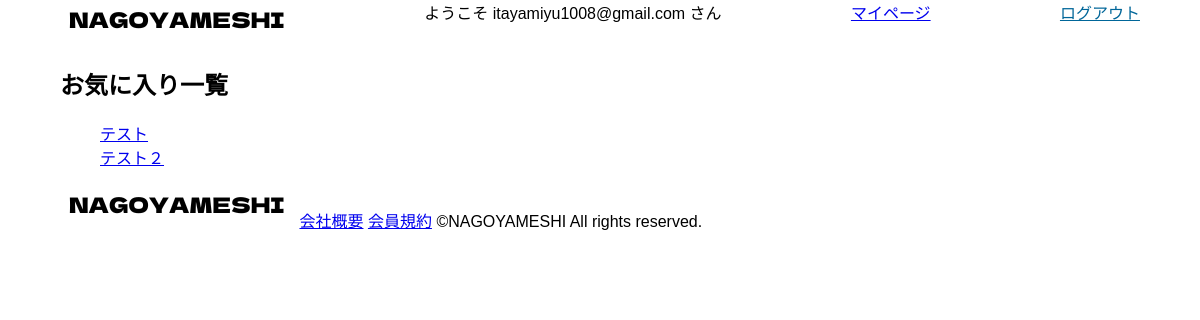
/favorite_list/ (signed in), run on an earlier commit of the app's database.
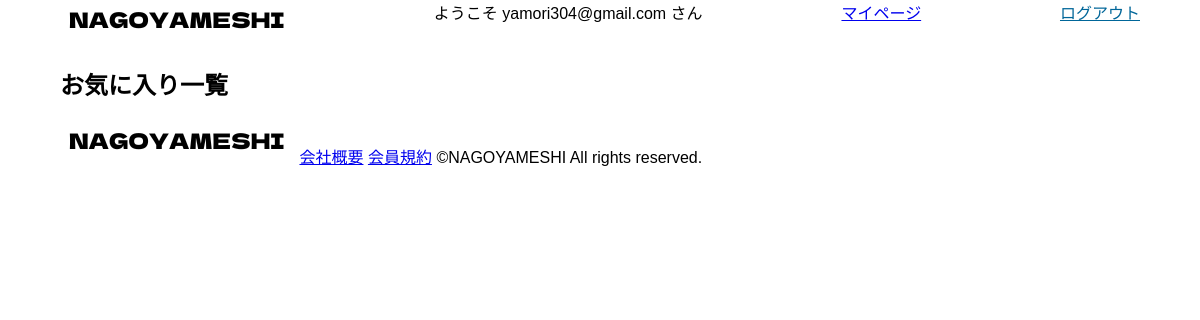
And on a later commit of the database.
### nagoyameshi/models.py (models this page shows)
class CustomUser(AbstractBaseUser, PermissionsMixin):
    USER_TYPE_CHOICES = (
      (1, 'user'),
      (2, 'store'),
    )
    email = models.EmailField(unique=True)
    user_type = models.PositiveSmallIntegerField(choices=USER_TYPE_CHOICES, default=1)
    first_name = models.CharField(('姓'), max_length=30)
    last_name = models.CharField(('名'), max_length=30)
    description = models.TextField('自己紹介', default="", blank=True)
    image = models.ImageField(upload_to='images', verbose_name='プロフィール画像', null=True, blank=True)
    is_active = models.BooleanField(default=True)
    is_staff = models.BooleanField(default=False)
    objects = CustomUserManager()
    USERNAME_FIELD = 'email'
    REQUIRED_FIELDS = []
    def __str__(self):
        return self.email

class Favorite(models.Model):
    user = models.ForeignKey(settings.AUTH_USER_MODEL, on_delete=models.CASCADE)
    store = models.ForeignKey(Store, on_delete=models.CASCADE)
    created_at = models.DateTimeField(auto_now_add=True)
    class Meta:
        unique_together = ('user', 'store')  # ユーザーごとに同じ店舗を複数回お気に入りに登録できないように設定

class Store(models.Model):
    name = models.CharField(max_length=200)
    description = models.TextField()
    address = models.CharField(max_length=200, default='Tokyo, Japan', blank=True)
    phone_number = models.CharField(max_length=20, default='')
    unavailable_dates = models.ManyToManyField('Date', blank=True, related_name='unavailable_stores')
    image = models.ImageField(upload_to='static/images/', default='static/images/default_image.png')
    def __str__(self):
        return self.name

### nagoyameshi/views.py (the view)
# urls.py: path('favorite_list/', views.favorite_list, name="favorite_list"),
def favorite_list(request):
    favorites = Favorite.objects.filter(user=request.user)
    if favorites:  # リストが空でないことを確認
        print(favorites[0].user)
    return render(request, 'favorite_list.html', {'favorites': favorites})

### nagoyameshi/templates/favorite_list.html (shortened to what this page needs)
{% extends "base.html" %}
{% load static %}
{% block content %}
<main>
<article>
    <h1>お気に入り一覧</h1>
<ul>
    {% for favorite in favorites %}
        <li><a href="{% url 'store_detail' favorite.store.id %}">{{ favorite.store }}</a></li>
    {% endfor %}
</ul>
</article>
</main>
{% endblock %}

### nagoyameshi/templates/base.html (shortened to what this page needs)
{% load static %}
<!doctype html>
<html lang="ja">
  <head>
    <link href="{% static 'css/style.css' %}" rel="stylesheet">
    <body>
  <header>
  <a href="{% url 'top' %}" id="logo"><img src="{% static 'images/logo.png' %}" alt="トップページ"></a>
  {% if request.user.is_authenticated %}
  <span class="navbar-text">ようこそ {{ user.get_username }} さん</span>
  {% if user.user_type == 1 %}
  <a href="{% url 'user_dashboard' %}">マイページ</a>
  {% elif user.user_type == 2 %}
  <a href="{% url 'store_dashboard' %}">マイページ</a>
  {% endif %}
  <li class="nav-item" style="list-style-type: none;">
  <form method="post" action="{% url 'logout' %}">
  <button type="submit" style="background: none!important; font-size: 16px; border: none; padding: 0!important; color: #069; text-decoration: underline; cursor: pointer;">ログアウト</button>
  </form>
  </li>
  {% else %}
  <nav id="nav-pc">
  <a href="{% url 'login' %}">ログイン</a>
  <a href="{% url 'sign_up' %}">新規登録</a>
  </nav>
  {% endif %}
  </header>
    {% block content %}{% endblock %}
     <footer>
      <div id="footer-logo">
        <a href="{% url 'top' %}" id="logo"><img src="{% static 'images/logo.png' %}" alt="トップページ"></a>
        <a href="{% url 'companyoverview' %}">会社概要</a>
        <a href="{% url 'membershipterms' %}">会員規約</a>
        <span id="copyright">&copy;NAGOYAMESHI All rights reserved. </span>
      </div>
     </footer>
    </body>
</html>

What changed in the data, as far as the page shows it:
removed Favorite: store "テスト"
no longer on this page (row edited): Favorite: store "テスト２"
changed CustomUser: get_username "itayamiyu1008@gmail.com" → "yamori304@gmail.com"; user_type 1 → 2 (drawn)
